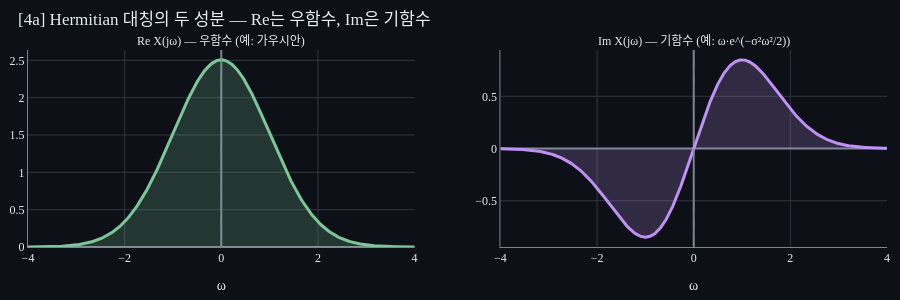
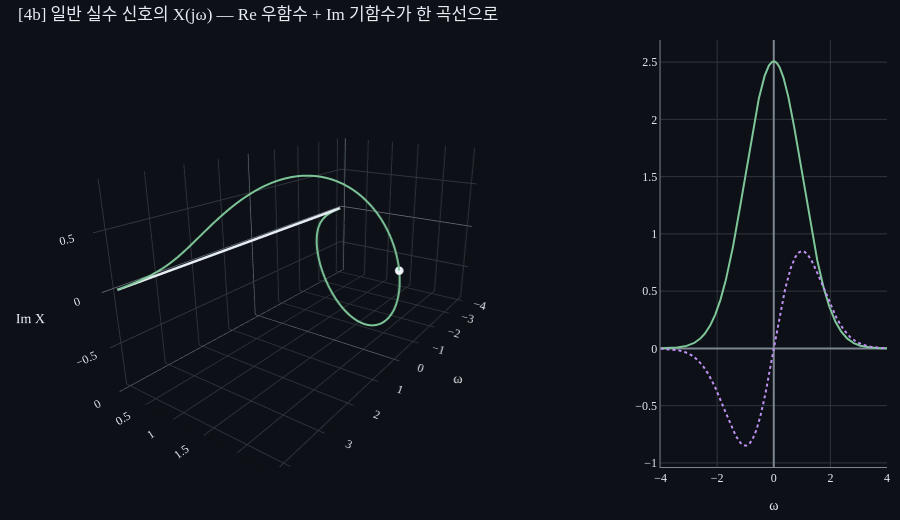

Notebook code for these charts, in order:
### Markdown cell above
## [4] 가정 재검토: $x(t)$가 실수일 필요충분조건

첫 아이디어의 진짜 가정이 뭐였는지 다시 본다. "$X(j\omega)$가 실수이고 우함수"는 *너무 강한* 가정 — $\cos$ 계열 같은 **실수 우함수 신호** 만 다룬다는 뜻이다. 일반 실수 신호는 어떤 모양인가?

$x(t)$가 실수일 필요충분조건은 $X(j\omega)$의 **Hermitian 대칭**:

$$X(-j\omega) = \overline{X(j\omega)}$$

즉:

- 실수부 $X_R(\omega)$ — **우함수**
- 허수부 $X_I(\omega)$ — **기함수**

처음의 가정은 $X_I = 0$인 *특수 경우*였다. 일반 실수 신호는 Hermitian 대칭만 만족하면 되고, 허수부가 0일 필요는 없다.

기하적으로 보자: 복소수 $X(j\omega)$는 $\omega$-Re-Im 3D 공간의 점. Re는 $\omega$ 우함수 (Re 평면에 가우시안), Im은 $\omega$ 기함수 (Im 평면에 ω·exp 같은 곡선). 두 곡선이 한 3D 공간에서 어떻게 살아 있는지 본다.

### Code cell
# Re-ω 평면의 우함수 (가우시안) + Im-ω 평면의 기함수 (정규화 derivative-of-Gaussian)
# 그리고 두 부분을 합친 일반 실수 신호의 X(jω)를 3D ω-Re-Im에 동시 표시.

sigma = 1.0
B = 4.0
omega = np.linspace(-B, B, 1001)

# Re: 가우시안 (우함수)
X_R = sigma * np.sqrt(2*np.pi) * np.exp(-0.5 * (sigma*omega)**2)
# Im: derivative-of-Gaussian 계열 — ω · exp(-σ²ω²/2) (기함수)
X_I = 1.4 * omega * np.exp(-0.5 * (sigma*omega)**2)

X = X_R + 1j * X_I  # 일반 실수 신호 x(t)의 스펙트럼

# (a) 2D — Re-ω 평면 우함수 + Im-ω 평면 기함수
fig_2d = make_subplots(rows=1, cols=2, horizontal_spacing=0.10,
                       subplot_titles=('Re X(jω) — 우함수 (예: 가우시안)',
                                       'Im X(jω) — 기함수 (예: ω·e^(−σ²ω²/2))'))
fig_2d.add_trace(go.Scatter(x=omega, y=X_R, mode='lines',
                            line=dict(color=_GREEN, width=3), fill='tozeroy',
                            fillcolor='rgba(126,198,153,0.20)', showlegend=False),
                 row=1, col=1)
fig_2d.add_trace(go.Scatter(x=omega, y=X_I, mode='lines',
                            line=dict(color=_PURPLE, width=3), fill='tozeroy',
                            fillcolor='rgba(191,145,243,0.20)', showlegend=False),
                 row=1, col=2)
for c in (1, 2):
    fig_2d.add_vline(x=0, line=dict(color=_AXIS, width=1, dash='dash'), row=1, col=c)
    fig_2d.update_xaxes(_2D_AXIS, title='ω', row=1, col=c)
    fig_2d.update_yaxes(_2D_AXIS, row=1, col=c)
fig_2d.update_layout(
    **_DEFAULT_LAYOUT, height=300,
    title=dict(text='[4a] Hermitian 대칭의 두 성분 — Re는 우함수, Im은 기함수',
               x=0.02, xanchor='left', font=dict(color=_FG)),
    showlegend=False,
)
for ann in fig_2d['layout']['annotations']:
    ann['font'] = dict(color=_FG, size=12)
fig_2d.show()

# (b) 3D — 일반 실수 신호의 X(jω)를 ω-Re-Im에 (SpectrumPlot 사용)
panel = SpectrumPlot(view='re_im', show_inset=True)
panel.show_spectrum(omega, X, flatten_noise=False)
panel.figure.layout.title.text = (
    '[4b] 일반 실수 신호의 X(jω) — Re 우함수 + Im 기함수가 한 곡선으로'
)
panel.figure.show()

### Figure 1 — Plotly figure (JSON) as saved in the notebook; plotly's stock layout.template omitted (floating-point values rounded to 4 significant figures; data arrays with more than 128 entries replaced by an {"elided": "..."} marker saying what was removed)
{"data": [{"fill": "tozeroy", "fillcolor": "rgba(126,198,153,0.20)", "line": {"color": "#7ec699", "width": 3}, "mode": "lines", "showlegend": false, "type": "scatter", "x": {"elided": "1001 float values"}, "xaxis": "x", "y": {"elided": "1001 float values"}, "yaxis": "y"}, {"fill": "tozeroy", "fillcolor": "rgba(191,145,243,0.20)", "line": {"color": "#bf91f3", "width": 3}, "mode": "lines", "showlegend": false, "type": "scatter", "x": {"elided": "1001 float values"}, "xaxis": "x2", "y": {"elided": "1001 float values"}, "yaxis": "y2"}], "layout": {"annotations": [{"font": {"color": "#e6edf3", "size": 12}, "showarrow": false, "text": "Re X(jω) — 우함수 (예: 가우시안)", "x": 0.225, "xanchor": "center", "xref": "paper", "y": 1.0, "yanchor": "bottom", "yref": "paper"}, {"font": {"color": "#e6edf3", "size": 12}, "showarrow": false, "text": "Im X(jω) — 기함수 (예: ω·e^(−σ²ω²/2))", "x": 0.775, "xanchor": "center", "xref": "paper", "y": 1.0, "yanchor": "bottom", "yref": "paper"}], "font": {"color": "#e6edf3", "family": "serif", "size": 12}, "height": 300, "margin": {"b": 10, "l": 10, "r": 10, "t": 50}, "paper_bgcolor": "#0d1117", "plot_bgcolor": "#0d1117", "shapes": [{"line": {"color": "#7d8590", "dash": "dash", "width": 1}, "type": "line", "x0": 0, "x1": 0, "xref": "x", "y0": 0, "y1": 1, "yref": "y domain"}, {"line": {"color": "#7d8590", "dash": "dash", "width": 1}, "type": "line", "x0": 0, "x1": 0, "xref": "x2", "y0": 0, "y1": 1, "yref": "y2 domain"}], "showlegend": false, "title": {"font": {"color": "#e6edf3"}, "text": "[4a] Hermitian 대칭의 두 성분 — Re는 우함수, Im은 기함수", "x": 0.02, "xanchor": "left"}, "xaxis": {"anchor": "y", "color": "#e6edf3", "domain": [0.0, 0.45], "gridcolor": "#30363d", "linecolor": "#7d8590", "showgrid": true, "title": {"text": "ω"}, "zeroline": true, "zerolinecolor": "#7d8590"}, "xaxis2": {"anchor": "y2", "color": "#e6edf3", "domain": [0.55, 1.0], "gridcolor": "#30363d", "linecolor": "#7d8590", "showgrid": true, "title": {"text": "ω"}, "zeroline": true, "zerolinecolor": "#7d8590"}, "yaxis": {"anchor": "x", "color": "#e6edf3", "domain": [0.0, 1.0], "gridcolor": "#30363d", "linecolor": "#7d8590", "showgrid": true, "zeroline": true, "zerolinecolor": "#7d8590"}, "yaxis2": {"anchor": "x2", "color": "#e6edf3", "domain": [0.0, 1.0], "gridcolor": "#30363d", "linecolor": "#7d8590", "showgrid": true, "zeroline": true, "zerolinecolor": "#7d8590"}}}

### Figure 2 — Plotly figure (JSON) as saved in the notebook; plotly's stock layout.template omitted (floating-point values rounded to 4 significant figures; data arrays with more than 128 entries replaced by an {"elided": "..."} marker saying what was removed)
{"data": [{"line": {"color": "#e6edf3", "width": 5}, "mode": "lines", "name": "t-axis", "opacity": 1.0, "scene": "scene", "showlegend": false, "type": "scatter3d", "x": [-4.0, 4.0], "y": [0.0, 0.0], "z": [0.0, 0.0]}, {"line": {"color": "#7ec699", "width": 4}, "mode": "lines", "name": "X(jω)", "type": "scatter3d", "x": {"elided": "1001 float values"}, "y": {"elided": "1001 float values"}, "z": {"elided": "1001 float values"}}, {"marker": {"color": "#f0f6fc", "size": 5}, "mode": "markers", "name": "ω=0", "type": "scatter3d", "x": [0.0], "y": [2.507], "z": [0.0]}, {"line": {"color": "#7ec699", "width": 2}, "mode": "lines", "name": "Re X", "type": "scatter", "x": {"elided": "1001 float values"}, "xaxis": "x", "y": {"elided": "1001 float values"}, "yaxis": "y"}, {"line": {"color": "#bf91f3", "dash": "dot", "width": 2}, "mode": "lines", "name": "Im X", "type": "scatter", "x": {"elided": "1001 float values"}, "xaxis": "x", "y": {"elided": "1001 float values"}, "yaxis": "y"}], "layout": {"font": {"color": "#e6edf3", "family": "serif", "size": 12}, "height": 520, "margin": {"b": 10, "l": 10, "r": 10, "t": 40}, "paper_bgcolor": "#0d1117", "plot_bgcolor": "#0d1117", "scene": {"aspectmode": "manual", "aspectratio": {"x": 2.0, "y": 1.0, "z": 1.0}, "camera": {"eye": {"x": 2.2, "y": 1.5, "z": 0.9}}, "domain": {"x": [0.0, 0.7], "y": [0.0, 1.0]}, "xaxis": {"backgroundcolor": "#0d1117", "color": "#e6edf3", "gridcolor": "#30363d", "showbackground": true, "title": {"text": "ω"}, "zerolinecolor": "#7d8590"}, "yaxis": {"backgroundcolor": "#0d1117", "color": "#e6edf3", "gridcolor": "#30363d", "showbackground": true, "title": {"text": "Re X"}, "zerolinecolor": "#7d8590"}, "zaxis": {"backgroundcolor": "#0d1117", "color": "#e6edf3", "gridcolor": "#30363d", "showbackground": true, "title": {"text": "Im X"}, "zerolinecolor": "#7d8590"}}, "showlegend": false, "title": {"font": {"color": "#e6edf3"}, "text": "[4b] 일반 실수 신호의 X(jω) — Re 우함수 + Im 기함수가 한 곡선으로", "x": 0.02, "xanchor": "left"}, "xaxis": {"anchor": "y", "color": "#e6edf3", "domain": [0.74, 1.0], "gridcolor": "#30363d", "linecolor": "#7d8590", "showgrid": true, "title": {"text": "ω"}, "zeroline": true, "zerolinecolor": "#7d8590"}, "yaxis": {"anchor": "x", "color": "#e6edf3", "domain": [0.0, 1.0], "gridcolor": "#30363d", "linecolor": "#7d8590", "showgrid": true, "title": {"text": ""}, "zeroline": true, "zerolinecolor": "#7d8590"}}}
